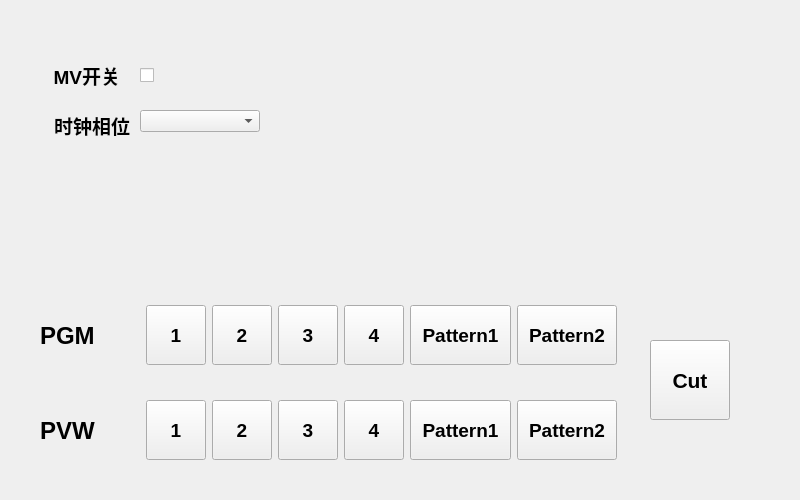
<?xml version="1.0" encoding="UTF-8"?>
<ui version="4.0">
 <class>SharkH4kSwitch_Form</class>
 <widget class="QWidget" name="SharkH4kSwitch_Form">
  <property name="geometry">
   <rect>
    <x>0</x>
    <y>0</y>
    <width>800</width>
    <height>500</height>
   </rect>
  </property>
  <property name="windowTitle">
   <string>Form</string>
  </property>
  <widget class="QPushButton" name="pgm_pvw_cut_pushButton">
   <property name="geometry">
    <rect>
     <x>650</x>
     <y>340</y>
     <width>80</width>
     <height>80</height>
    </rect>
   </property>
   <property name="sizePolicy">
    <sizepolicy hsizetype="Minimum" vsizetype="Minimum">
     <horstretch>0</horstretch>
     <verstretch>0</verstretch>
    </sizepolicy>
   </property>
   <property name="minimumSize">
    <size>
     <width>80</width>
     <height>80</height>
    </size>
   </property>
   <property name="maximumSize">
    <size>
     <width>80</width>
     <height>80</height>
    </size>
   </property>
   <property name="font">
    <font>
     <pointsize>16</pointsize>
     <bold>true</bold>
    </font>
   </property>
   <property name="text">
    <string>Cut</string>
   </property>
  </widget>
  <widget class="QCheckBox" name="mv_onoff_checkBox">
   <property name="geometry">
    <rect>
     <x>140</x>
     <y>60</y>
     <width>150</width>
     <height>30</height>
    </rect>
   </property>
   <property name="sizePolicy">
    <sizepolicy hsizetype="Minimum" vsizetype="Minimum">
     <horstretch>0</horstretch>
     <verstretch>0</verstretch>
    </sizepolicy>
   </property>
   <property name="minimumSize">
    <size>
     <width>150</width>
     <height>30</height>
    </size>
   </property>
   <property name="font">
    <font>
     <pointsize>14</pointsize>
     <bold>true</bold>
    </font>
   </property>
   <property name="text">
    <string/>
   </property>
  </widget>
  <widget class="QComboBox" name="clock_phase_comboBox">
   <property name="geometry">
    <rect>
     <x>140</x>
     <y>110</y>
     <width>120</width>
     <height>22</height>
    </rect>
   </property>
   <property name="sizePolicy">
    <sizepolicy hsizetype="Fixed" vsizetype="Fixed">
     <horstretch>0</horstretch>
     <verstretch>0</verstretch>
    </sizepolicy>
   </property>
   <property name="minimumSize">
    <size>
     <width>120</width>
     <height>0</height>
    </size>
   </property>
  </widget>
  <widget class="QLabel" name="mv_onoff_label">
   <property name="geometry">
    <rect>
     <x>0</x>
     <y>60</y>
     <width>120</width>
     <height>30</height>
    </rect>
   </property>
   <property name="sizePolicy">
    <sizepolicy hsizetype="Minimum" vsizetype="Minimum">
     <horstretch>0</horstretch>
     <verstretch>0</verstretch>
    </sizepolicy>
   </property>
   <property name="minimumSize">
    <size>
     <width>120</width>
     <height>30</height>
    </size>
   </property>
   <property name="maximumSize">
    <size>
     <width>120</width>
     <height>30</height>
    </size>
   </property>
   <property name="font">
    <font>
     <pointsize>14</pointsize>
     <bold>true</bold>
    </font>
   </property>
   <property name="text">
    <string>MV开关</string>
   </property>
   <property name="alignment">
    <set>Qt::AlignRight|Qt::AlignTrailing|Qt::AlignVCenter</set>
   </property>
  </widget>
  <widget class="QLabel" name="label">
   <property name="geometry">
    <rect>
     <x>10</x>
     <y>110</y>
     <width>120</width>
     <height>30</height>
    </rect>
   </property>
   <property name="sizePolicy">
    <sizepolicy hsizetype="Minimum" vsizetype="Minimum">
     <horstretch>0</horstretch>
     <verstretch>0</verstretch>
    </sizepolicy>
   </property>
   <property name="minimumSize">
    <size>
     <width>120</width>
     <height>30</height>
    </size>
   </property>
   <property name="maximumSize">
    <size>
     <width>120</width>
     <height>30</height>
    </size>
   </property>
   <property name="font">
    <font>
     <pointsize>14</pointsize>
     <bold>true</bold>
    </font>
   </property>
   <property name="layoutDirection">
    <enum>Qt::LeftToRight</enum>
   </property>
   <property name="text">
    <string>时钟相位</string>
   </property>
   <property name="alignment">
    <set>Qt::AlignRight|Qt::AlignTrailing|Qt::AlignVCenter</set>
   </property>
  </widget>
  <widget class="QWidget" name="layoutWidget">
   <property name="geometry">
    <rect>
     <x>40</x>
     <y>390</y>
     <width>577</width>
     <height>81</height>
    </rect>
   </property>
   <layout class="QHBoxLayout" name="horizontalLayout">
    <item>
     <widget class="QLabel" name="pvw_btn_label">
      <property name="font">
       <font>
        <pointsize>18</pointsize>
        <bold>true</bold>
       </font>
      </property>
      <property name="text">
       <string>PVW</string>
      </property>
     </widget>
    </item>
    <item>
     <widget class="QPushButton" name="pvw_ch1_pushButton">
      <property name="sizePolicy">
       <sizepolicy hsizetype="Minimum" vsizetype="Minimum">
        <horstretch>0</horstretch>
        <verstretch>0</verstretch>
       </sizepolicy>
      </property>
      <property name="minimumSize">
       <size>
        <width>60</width>
        <height>60</height>
       </size>
      </property>
      <property name="maximumSize">
       <size>
        <width>60</width>
        <height>60</height>
       </size>
      </property>
      <property name="font">
       <font>
        <pointsize>14</pointsize>
        <bold>true</bold>
       </font>
      </property>
      <property name="text">
       <string>1</string>
      </property>
     </widget>
    </item>
    <item>
     <widget class="QPushButton" name="pvw_ch2_pushButton">
      <property name="sizePolicy">
       <sizepolicy hsizetype="Minimum" vsizetype="Minimum">
        <horstretch>0</horstretch>
        <verstretch>0</verstretch>
       </sizepolicy>
      </property>
      <property name="maximumSize">
       <size>
        <width>60</width>
        <height>60</height>
       </size>
      </property>
      <property name="font">
       <font>
        <pointsize>14</pointsize>
        <bold>true</bold>
       </font>
      </property>
      <property name="text">
       <string>2</string>
      </property>
     </widget>
    </item>
    <item>
     <widget class="QPushButton" name="pvw_ch3_pushButton">
      <property name="sizePolicy">
       <sizepolicy hsizetype="Minimum" vsizetype="Minimum">
        <horstretch>0</horstretch>
        <verstretch>0</verstretch>
       </sizepolicy>
      </property>
      <property name="maximumSize">
       <size>
        <width>60</width>
        <height>60</height>
       </size>
      </property>
      <property name="font">
       <font>
        <pointsize>14</pointsize>
        <bold>true</bold>
       </font>
      </property>
      <property name="text">
       <string>3</string>
      </property>
     </widget>
    </item>
    <item>
     <widget class="QPushButton" name="pvw_ch4_pushButton">
      <property name="sizePolicy">
       <sizepolicy hsizetype="Minimum" vsizetype="Minimum">
        <horstretch>0</horstretch>
        <verstretch>0</verstretch>
       </sizepolicy>
      </property>
      <property name="maximumSize">
       <size>
        <width>60</width>
        <height>60</height>
       </size>
      </property>
      <property name="font">
       <font>
        <pointsize>14</pointsize>
        <bold>true</bold>
       </font>
      </property>
      <property name="text">
       <string>4</string>
      </property>
     </widget>
    </item>
    <item>
     <widget class="QPushButton" name="pvw_pattern1_pushButton">
      <property name="sizePolicy">
       <sizepolicy hsizetype="Minimum" vsizetype="Minimum">
        <horstretch>0</horstretch>
        <verstretch>0</verstretch>
       </sizepolicy>
      </property>
      <property name="maximumSize">
       <size>
        <width>120</width>
        <height>60</height>
       </size>
      </property>
      <property name="font">
       <font>
        <pointsize>14</pointsize>
        <bold>true</bold>
       </font>
      </property>
      <property name="text">
       <string>Pattern1</string>
      </property>
     </widget>
    </item>
    <item>
     <widget class="QPushButton" name="pvw_pattern2_pushButton">
      <property name="sizePolicy">
       <sizepolicy hsizetype="Minimum" vsizetype="Minimum">
        <horstretch>0</horstretch>
        <verstretch>0</verstretch>
       </sizepolicy>
      </property>
      <property name="maximumSize">
       <size>
        <width>120</width>
        <height>60</height>
       </size>
      </property>
      <property name="font">
       <font>
        <pointsize>14</pointsize>
        <bold>true</bold>
       </font>
      </property>
      <property name="text">
       <string>Pattern2</string>
      </property>
     </widget>
    </item>
   </layout>
  </widget>
  <widget class="QWidget" name="layoutWidget">
   <property name="geometry">
    <rect>
     <x>40</x>
     <y>300</y>
     <width>577</width>
     <height>71</height>
    </rect>
   </property>
   <layout class="QHBoxLayout" name="horizontalLayout_2">
    <item>
     <widget class="QLabel" name="pgm_btn_label">
      <property name="font">
       <font>
        <pointsize>18</pointsize>
        <bold>true</bold>
       </font>
      </property>
      <property name="text">
       <string>PGM</string>
      </property>
     </widget>
    </item>
    <item>
     <widget class="QPushButton" name="pgm_ch1_pushButton">
      <property name="sizePolicy">
       <sizepolicy hsizetype="Minimum" vsizetype="Minimum">
        <horstretch>0</horstretch>
        <verstretch>0</verstretch>
       </sizepolicy>
      </property>
      <property name="maximumSize">
       <size>
        <width>60</width>
        <height>60</height>
       </size>
      </property>
      <property name="font">
       <font>
        <pointsize>14</pointsize>
        <bold>true</bold>
       </font>
      </property>
      <property name="text">
       <string>1</string>
      </property>
     </widget>
    </item>
    <item>
     <widget class="QPushButton" name="pgm_ch2_pushButton">
      <property name="sizePolicy">
       <sizepolicy hsizetype="Minimum" vsizetype="Minimum">
        <horstretch>0</horstretch>
        <verstretch>0</verstretch>
       </sizepolicy>
      </property>
      <property name="maximumSize">
       <size>
        <width>60</width>
        <height>60</height>
       </size>
      </property>
      <property name="font">
       <font>
        <pointsize>14</pointsize>
        <bold>true</bold>
       </font>
      </property>
      <property name="text">
       <string>2</string>
      </property>
     </widget>
    </item>
    <item>
     <widget class="QPushButton" name="pgm_ch3_pushButton">
      <property name="sizePolicy">
       <sizepolicy hsizetype="Minimum" vsizetype="Minimum">
        <horstretch>0</horstretch>
        <verstretch>0</verstretch>
       </sizepolicy>
      </property>
      <property name="maximumSize">
       <size>
        <width>60</width>
        <height>60</height>
       </size>
      </property>
      <property name="font">
       <font>
        <pointsize>14</pointsize>
        <bold>true</bold>
       </font>
      </property>
      <property name="text">
       <string>3</string>
      </property>
     </widget>
    </item>
    <item>
     <widget class="QPushButton" name="pgm_ch4_pushButton">
      <property name="sizePolicy">
       <sizepolicy hsizetype="Minimum" vsizetype="Minimum">
        <horstretch>0</horstretch>
        <verstretch>0</verstretch>
       </sizepolicy>
      </property>
      <property name="maximumSize">
       <size>
        <width>60</width>
        <height>60</height>
       </size>
      </property>
      <property name="font">
       <font>
        <pointsize>14</pointsize>
        <bold>true</bold>
       </font>
      </property>
      <property name="text">
       <string>4</string>
      </property>
     </widget>
    </item>
    <item>
     <widget class="QPushButton" name="pgm_pattern1_pushButton">
      <property name="sizePolicy">
       <sizepolicy hsizetype="Minimum" vsizetype="Minimum">
        <horstretch>0</horstretch>
        <verstretch>0</verstretch>
       </sizepolicy>
      </property>
      <property name="maximumSize">
       <size>
        <width>120</width>
        <height>60</height>
       </size>
      </property>
      <property name="font">
       <font>
        <pointsize>14</pointsize>
        <bold>true</bold>
       </font>
      </property>
      <property name="text">
       <string>Pattern1</string>
      </property>
     </widget>
    </item>
    <item>
     <widget class="QPushButton" name="pgm_pattern2_pushButton">
      <property name="sizePolicy">
       <sizepolicy hsizetype="Minimum" vsizetype="Minimum">
        <horstretch>0</horstretch>
        <verstretch>0</verstretch>
       </sizepolicy>
      </property>
      <property name="maximumSize">
       <size>
        <width>120</width>
        <height>60</height>
       </size>
      </property>
      <property name="font">
       <font>
        <pointsize>14</pointsize>
        <bold>true</bold>
       </font>
      </property>
      <property name="text">
       <string>Pattern2</string>
      </property>
     </widget>
    </item>
   </layout>
  </widget>
 </widget>
 <resources/>
 <connections/>
</ui>
